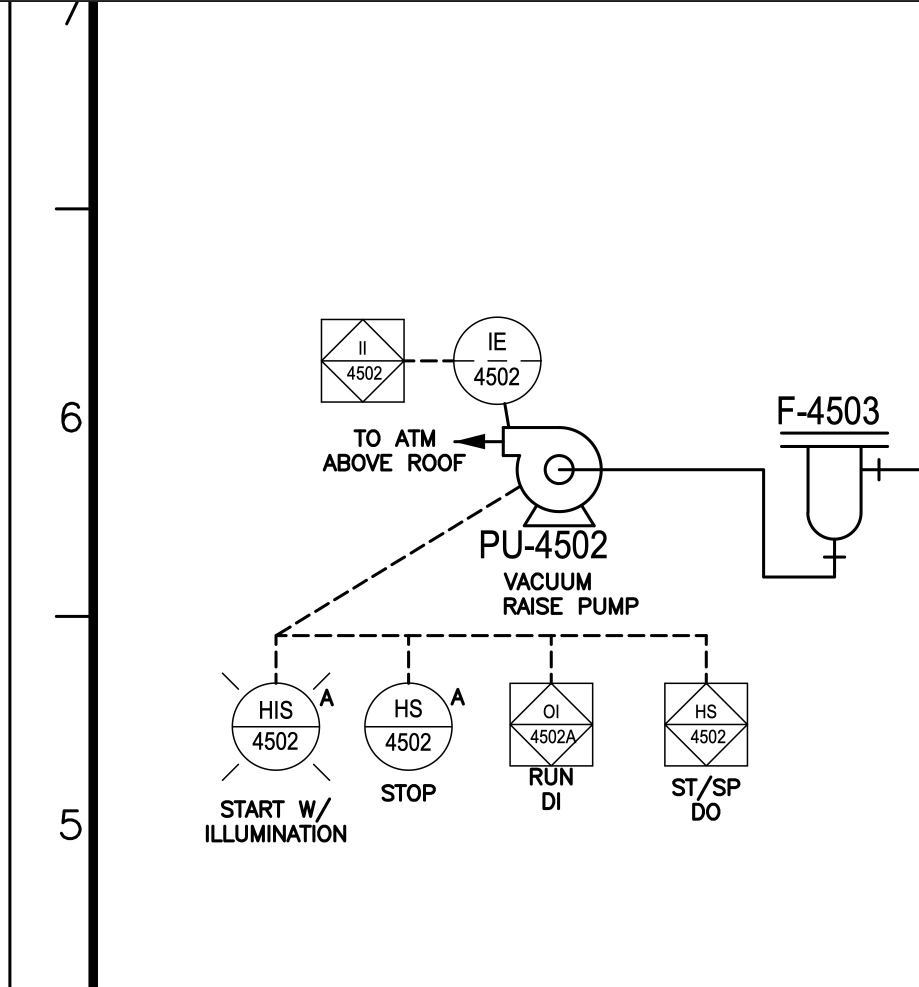
#> input picture test_pid.JPG, 1838 x 1974 px, found by its file name (shown at 1/2 size)
$ jupyter execute --allow-errors PID_info_extract_rev2.ipynb
#> lines starting #> are read from the running program, lines starting #| are printed output that depends on the picture; after the words box and inside, x2 and y2 are one past the last pixel; in counts of white or black regions, pixels touching at a corner belong together
The version below verifies if the first letter of the code + the four digits are already in the final list, if not, it doesn't add. (best so far)

[cell 1]
import PyPDF2
import re

instrument_codes = ['A', 'C', 'F', 'P', 'S', 'L', 'H', 'X']
black_list = ['AL', 'PA', 'AD', 'HI', 'LLL', 'LLL', 'LO', 'LHH', 'HLL']

filepath = "/Users/marcelosouza/Documents/Kraton/PIDs/"

#> (the rest of this cell did not finish here and is left out)

possible solution, using CV to check circles on P&ID, then extracting text and comparing to the codes above. --> still needs work: it is detecting the circles BUT it is not extracting the text correctly.

[cell 2]
import cv2
import pytesseract
import numpy as np
from PIL import Image
import re
from pdf2image import convert_from_path

# Convert PDF to images
def pdf_to_images(pdf_path):
    images = convert_from_path(pdf_path)
    return images

# [75 lines left out: functions detect_circles, extract_text_from_circles, not called in this run]

# Main function
def main():
    filepath = "/Users/marcelosouza/Documents/Kraton/PIDs/"
    # pdf_path = filepath+'CarbonAbsorber_PID_20230317_2.pdf'
    pdf_path = filepath+'test_pid.pdf'
    images = pdf_to_images(pdf_path)
    all_valid_texts = []

    for image in images:
        image = np.array(image)
        circles = detect_circles(image)
        texts = extract_text_from_circles(image, circles)
        all_valid_texts.extend(texts)

    print('Valid instrument texts:', all_valid_texts)
    print('Valid instrument texts:', circles)

#> (the rest of this cell did not finish here and is left out)

Detecting circles in a dummy image

[cell 3]
import cv2
import numpy as np

def detect_circles(image):
    gray = cv2.cvtColor(image, cv2.COLOR_BGR2GRAY)
    blurred = cv2.medianBlur(gray, 5)
    circles = cv2.HoughCircles(blurred, cv2.HOUGH_GRADIENT, 1, 20, param1=250, param2=140, minRadius=1, maxRadius=0)
    return circles

def draw_labeled_circles(image, circles):
    labeled_image = image.copy()
    if circles is not None:
        circles = np.uint16(np.around(circles))
        for idx, circle in enumerate(circles[0, :]):
            x, y, r = circle
            cv2.circle(labeled_image, (x, y), r, (0, 255, 0), 2)
            cv2.putText(labeled_image, str(idx+1), (x, y), cv2.FONT_HERSHEY_SIMPLEX, 0.8, (0, 0, 255), 2)
    return labeled_image

# Load your image
filepath = "/Users/marcelosouza/Documents/Kraton/PIDs/"
image_path = filepath+'test_pid.jpg'
image = cv2.imread(image_path)
#> image is the input picture: shape (1974, 1838, 3); min 0, max 255, mean 244.2

# Detect circles
circles = detect_circles(image)
#> in detect_circles, `circles = cv2.HoughCircles(blurred, cv2.HOUGH_GRADIENT, 1, 20, param1=..`: circles = [[551.5, 1452.5, 85.5], [816.5, 1452.5, 85.7], [994.5, 720.5, 85.2]]

# Draw labeled circles on the image
labeled_image = draw_labeled_circles(image, circles)
#> in draw_labeled_circles, `circles = np.uint16(np.around(circles))`: circles = [[552, 1452, 86], [816, 1452, 86], [994, 720, 85]]
#> the loop in draw_labeled_circles, `for idx, circle in enumerate(circles[0, :]):` made 3 passes
#> after the loop in draw_labeled_circles, `for idx, circle in enumerate(circles[0, :]):`:
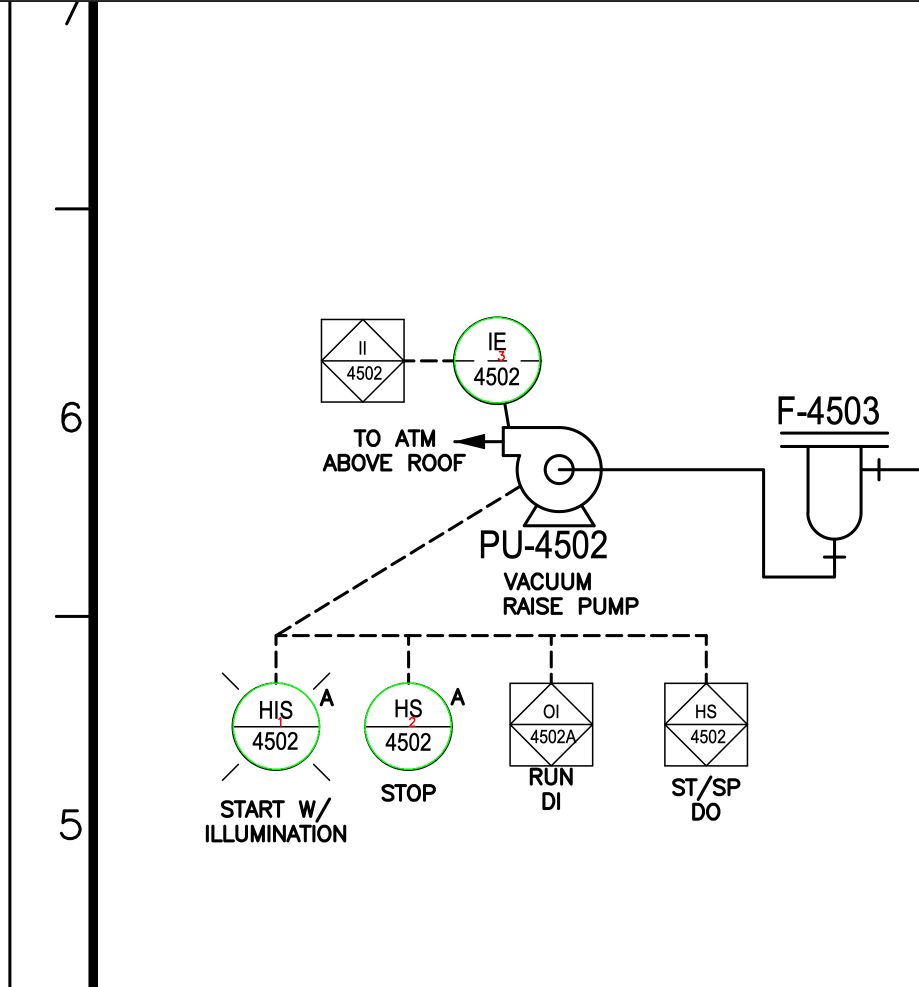
#> labeled_image: shape (1974, 1838, 3) (shown at 1/2 size); 0.14% of pixels changed, all inside (x1, y1, x2, y2) = (465, 634, 1081, 1540)

# Show the labeled image
cv2.imshow("Labeled Circles", labeled_image)
cv2.waitKey(0)
cv2.destroyAllWindows()
cv2.waitKey(1)
cv2.waitKey(1)
cv2.waitKey(1)
cv2.waitKey(1)
#> Out = 27
